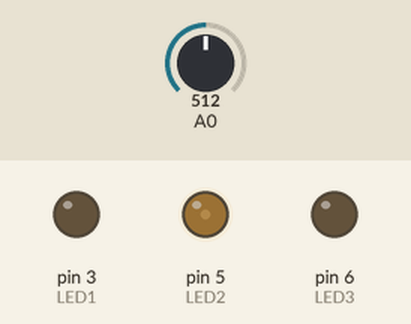
This sketch was run on a simulated Arduino Uno, built with avr-gcc and run on an emulated ATmega328P. Shown: output pins drawn as LEDs (lit = HIGH). Inputs (shaded band) come from the test bench; at power-on: A0 = 512.

Above: at 1.2 s.
1.3 s: A0 set to 331
At 1.8 s:
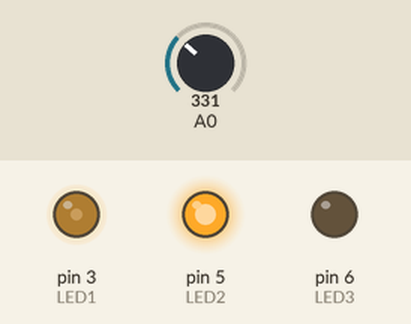
2.8 s: A0 set to 351
At 4.0 s:
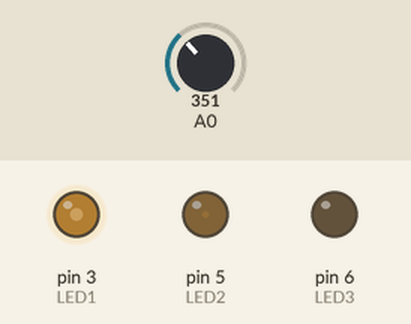
4.3 s: A0 set to 122
At 5.3 s:
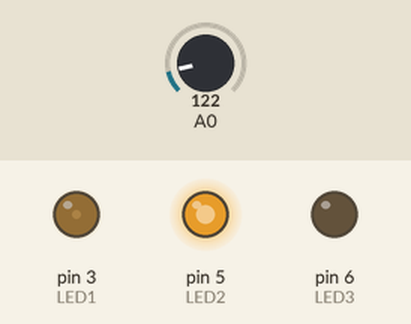
5.8 s: A0 set to 511
At 6.5 s:
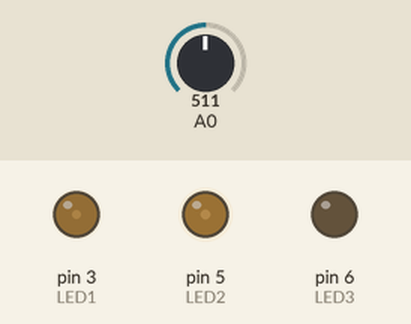
7.3 s: A0 set to 692
At 7.6 s:
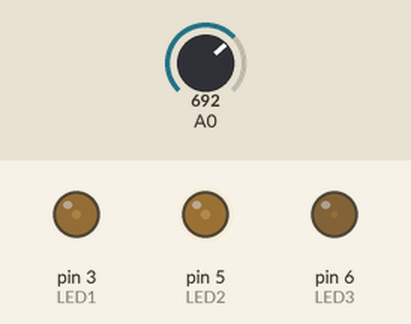
Timing chart, 0 to 9.8 s (numbered marks = the images above; inputs shaded):
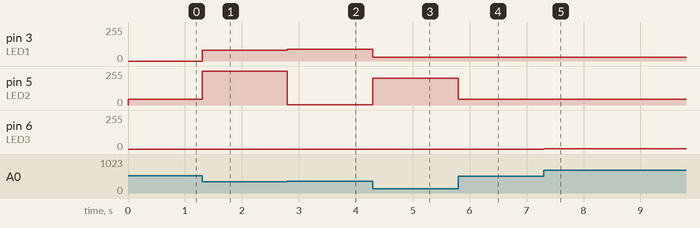

Measured:
- after the input at 1.3 s, pin 3 (LED1): 0/255 → 82/255 at once; pin 5 (LED2): 43/255 → 253/255 at once
- after the input at 2.8 s, pin 3 (LED1): 82/255 → 87/255 at once; pin 5 (LED2): 253/255 → 2/255 at once
- after the input at 4.3 s, pin 3 (LED1): 87/255 → 30/255 at once; pin 5 (LED2): 2/255 → 201/255 at once
- after the input at 5.8 s, pin 5 (LED2): 201/255 → 42/255 at once
- after the input at 7.3 s, pin 6 (LED3): 0/255 → 3/255 at once

The sketch:

ejercicio3.ino
```cpp
int brillo;
int LED1 = 3;
int LED2 = 5;
int LED3 = 6;

void setup() {
pinMode(LED1,OUTPUT);
pinMode(LED2,OUTPUT);
pinMode(LED3,OUTPUT);
}

void loop() {
  if (analogRead(A0)>=0 && analogRead(A0)<=341){
  brillo=analogRead(A0)/4;
  analogWrite(LED1,brillo);
  }else if (analogRead(A0)>341 && analogRead(A0)<=682){
  brillo=((analogRead(A0)/4)-85);
  analogWrite(LED2,brillo);
  }else if (analogRead(A0)>682 && analogRead(A0)<1023){
  brillo=((analogRead(A0)/4)-170);
  analogWrite(LED3,brillo);
  }
}
```
